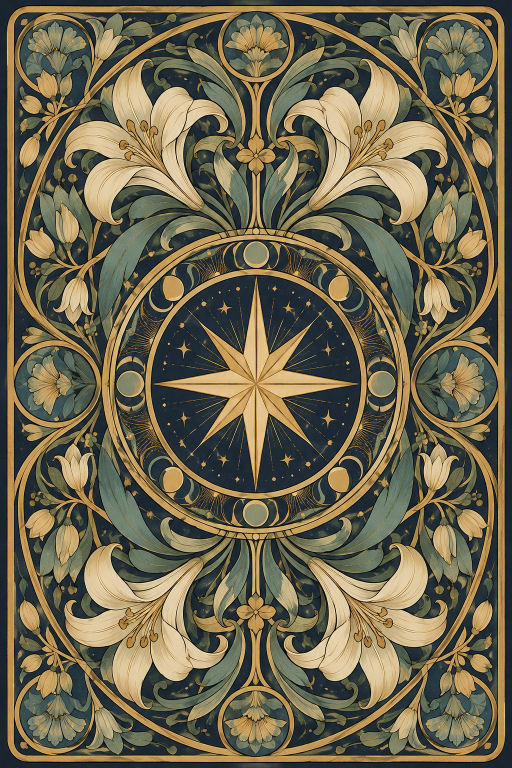
#> input picture tools/tarot-gen/refs/backimage.png, 1024 x 1536 px (shown at 1/2 size)
$ python -i composite.py   (imports and definitions only)
#> lines starting #> are read from the running program, lines starting #| are printed output that depends on the picture; after the words box and inside, x2 and y2 are one past the last pixel; in counts of white or black regions, pixels touching at a corner belong together
#> further down, picture is the input picture: PIL image 1024x1536 RGB; mean R, G, B 109.8, 102.3, 77.4
"""Composite selected tarot artwork into the common frame.

Usage examples:
  python composite.py                   # composite cards listed in selected.json
  python composite.py --contact-sheet   # also build out/contact_sheet.png from all raw variants
  python composite.py --contact-sheet --no-composite
  python composite.py --contact-sheet --final --suit minor --no-composite   # final sheets per suit
  python composite.py --assets-sheet --no-composite                           # symbol/background variants
"""

from __future__ import annotations

import argparse
import json
import re
import sys
from pathlib import Path

import cv2
import numpy as np
from PIL import Image, ImageDraw, ImageFilter, ImageFont

ROOT = Path(__file__).resolve().parent
CARDS_PATH = ROOT / "cards.json"
CARDS_MINOR_PATH = ROOT / "cards_minor.json"
FRAME_PATH = ROOT / "refs" / "frame.png"
SELECTED_PATH = ROOT / "selected.json"
RAW_DIR = ROOT / "out" / "raw"
ASSETS_DIR = ROOT / "assets"
COMPOSITE_DIR = ROOT / "out" / "composite"
CONTACT_SHEET_PATH = ROOT / "out" / "contact_sheet.png"
ASSETS_SHEET_PATH = ROOT / "out" / "contact_sheet_assets.png"

CENTER = (512, 768)
COLOR_THRESHOLD = 30
DILATE_PX = 3
MASK_BLUR_RADIUS = 1
# Expected window bbox (x0, y0, x1, y1) measured on frame.png.
EXPECTED_BBOX = (150, 247, 872, 1234)
BBOX_TOLERANCE = 15

RAW_NAME = re.compile(r"^(\d{2})_(.+)_([a-z])\.png$")
ASSET_NAME = re.compile(r"^((?:symbol|bg)_[a-z_]+?|rosette)_([a-z])\.png$")
SUITS = ("major", "wands", "cups", "swords", "pentacles")


def detect_window(frame: Image.Image) -> np.ndarray:
    """Return a uint8 mask (255 = window) of the arch window in the frame."""
    a = np.asarray(frame.convert("RGB")).astype(np.int32)
    cx, cy = CENTER
    dist = np.sqrt(((a - a[cy, cx]) ** 2).sum(axis=-1))
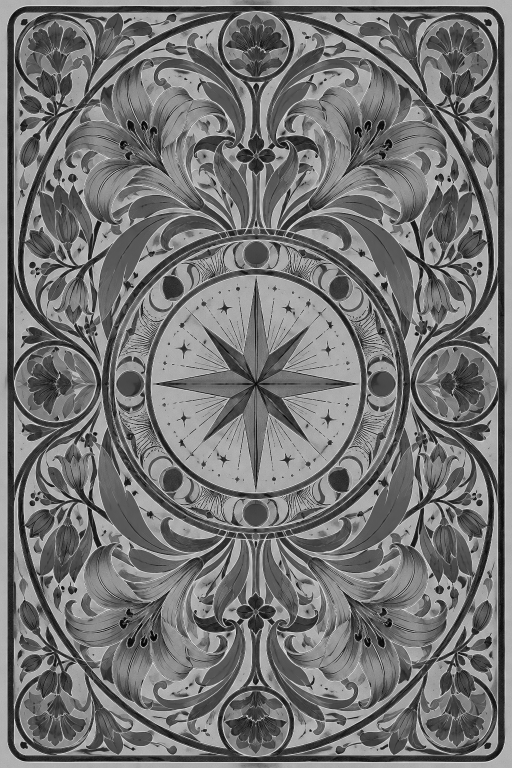
#> dist: shape (1536, 1024) float64 (shown at 1/2 size); min 0, max 239.3, mean 117.4
    similar = (dist <= COLOR_THRESHOLD).astype(np.uint8)
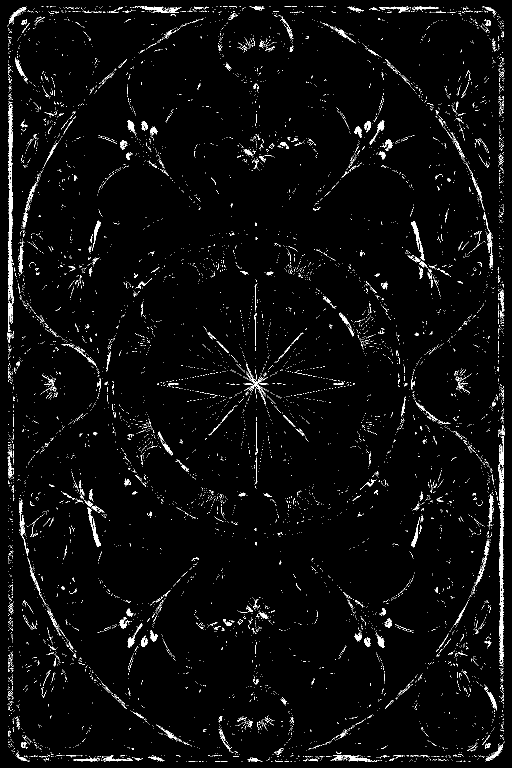
#> similar: shape (1536, 1024) (shown at 1/2 size); values 0 (black) and 1 (white), 3% white in thin lines or dots
    _, labels = cv2.connectedComponents(similar, connectivity=4)
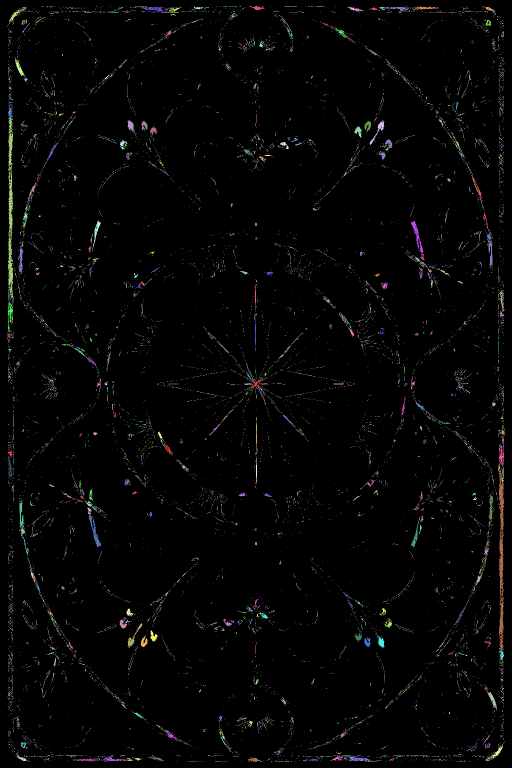
#> labels: shape (1536, 1024) int32 (shown at 1/2 size); 14256 distinct labels, from 0 to 14255; one colour per label, 0 black
    window = (labels == labels[cy, cx]).astype(np.uint8) * 255
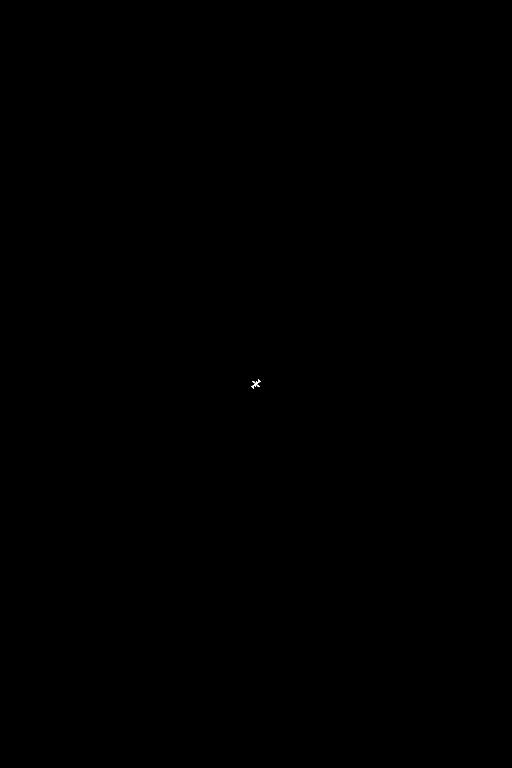
#> window: shape (1536, 1024) (shown at 1/2 size); 0.01% white in thin lines or dots, all inside (x1, y1, x2, y2) = (503, 759, 521, 777)

    # Fill holes: flood the background from a corner; anything unreached is inside.
    h, w = window.shape
#> h = 1536; w = 1024
    flood = window.copy()
    cv2.floodFill(flood, np.zeros((h + 2, w + 2), np.uint8), (0, 0), 255)
#> flood: shape (1536, 1024); 100% white; black in thin lines or dots, all inside (x1, y1, x2, y2) = (505, 762, 519, 774)
    window = window | cv2.bitwise_not(flood)

    k = 2 * DILATE_PX + 1
    return cv2.dilate(window, np.ones((k, k), np.uint8))
#> returned value: shape (1536, 1024); 0.03% white; 1 white region, box (x1, y1, x2, y2) and area: (500, 756, 524, 780) 458


def bbox_of(mask: np.ndarray) -> tuple[int, int, int, int]:
    ys, xs = np.where(mask > 0)
    return int(xs.min()), int(ys.min()), int(xs.max()), int(ys.max())


# [245 lines left out: functions check_bbox, fit_art, composite, load_font, load_cards, card_label and 6 more, not called in this run]


# [2 lines not run here, left out]

>>> from PIL import Image
>>> picture = Image.open('refs/backimage.png')
>>> result = detect_window(picture)

$ run again, on tools/tarot-gen/assets/bg_cups_a.png
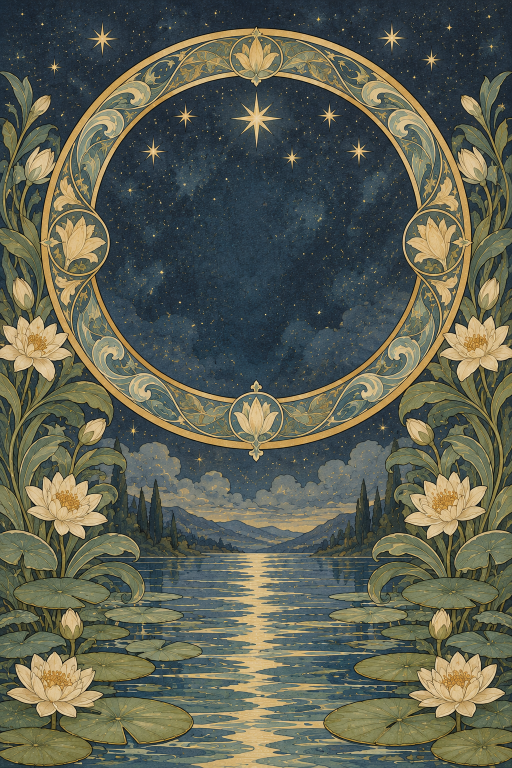
#> input picture tools/tarot-gen/assets/bg_cups_a.png, 1024 x 1536 px (shown at 1/2 size)
#> picture is the input picture: PIL image 1024x1536 RGB; mean R, G, B 93.9, 97.1, 82.2
#> in detect_window, `similar = (dist <= COLOR_THRESHOLD).astype(np.uint8)`:
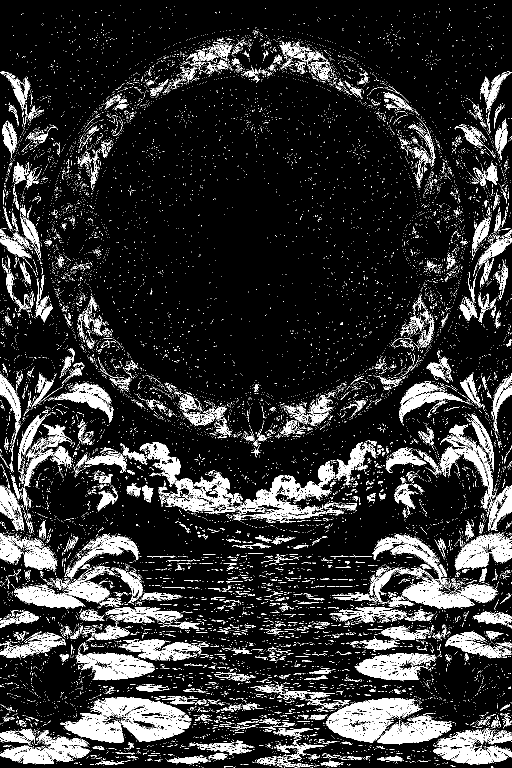
#> similar: shape (1536, 1024) (shown at 1/2 size); values 0 (black) and 1 (white), 14.7% white; 17834 white regions (17086 under 20 px), largest, box (x1, y1, x2, y2) and area: (181, 1395, 382, 1484) 7892, (651, 1397, 846, 1485) 7726, (472, 921, 670, 1041) 6500
#> in detect_window, `_, labels = cv2.connectedComponents(similar, connectivity=4)`:
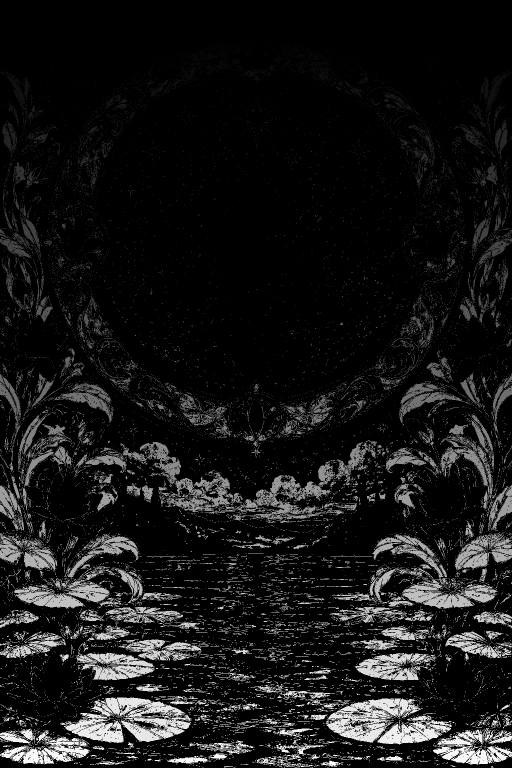
#> labels: shape (1536, 1024) int32 (shown at 1/2 size); min 0, max 28398, mean 2668.1; drawn with min black and max white
#> flood: shape (1536, 1024); 100% white; black in thin lines or dots, all inside (x1, y1, x2, y2) = (510, 771, 515, 780)

$ run again, on tools/tarot-gen/assets/bg_cups_b.png
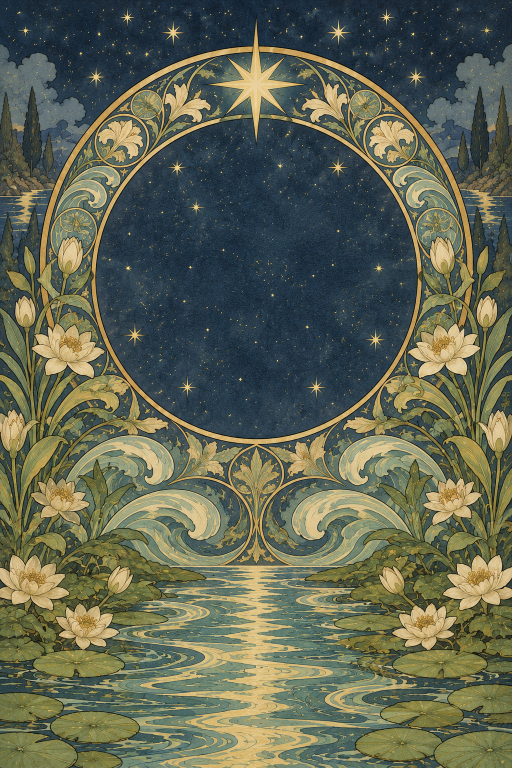
#> input picture tools/tarot-gen/assets/bg_cups_b.png, 1024 x 1536 px (shown at 1/2 size)
#> picture is the input picture: PIL image 1024x1536 RGB; mean R, G, B 96.8, 101.7, 82.3
#> in detect_window, `similar = (dist <= COLOR_THRESHOLD).astype(np.uint8)`:
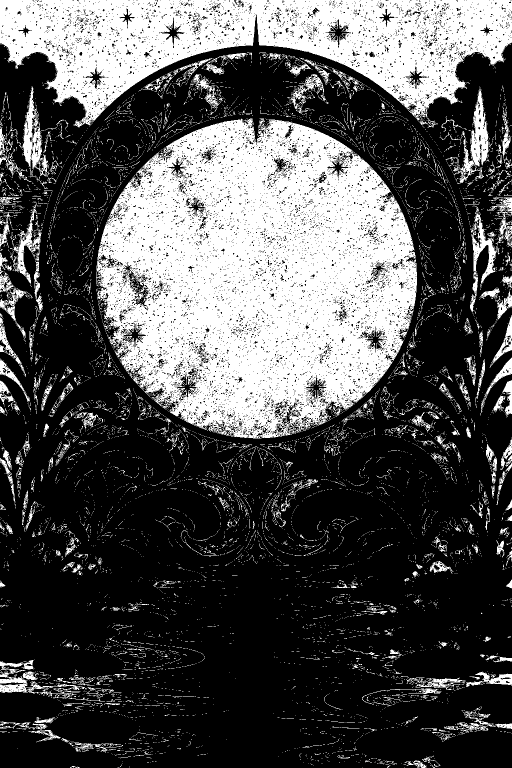
#> similar: shape (1536, 1024) (shown at 1/2 size); values 0 (black) and 1 (white), 32.3% white; 10127 white regions (9617 under 20 px), largest, box (x1, y1, x2, y2) and area: (192, 237, 834, 877) 283962, (0, 0, 1024, 256) 134589, (906, 178, 978, 368) 4138
#> labels: shape (1536, 1024) int32; 17732 distinct labels, from 0 to 17731
#> flood: shape (1536, 1024); 98% white; black in thin lines or dots, all inside (x1, y1, x2, y2) = (194, 238, 833, 876)
#> in detect_window, `return cv2.dilate(window, np.ones((k, k), np.uint8))`:
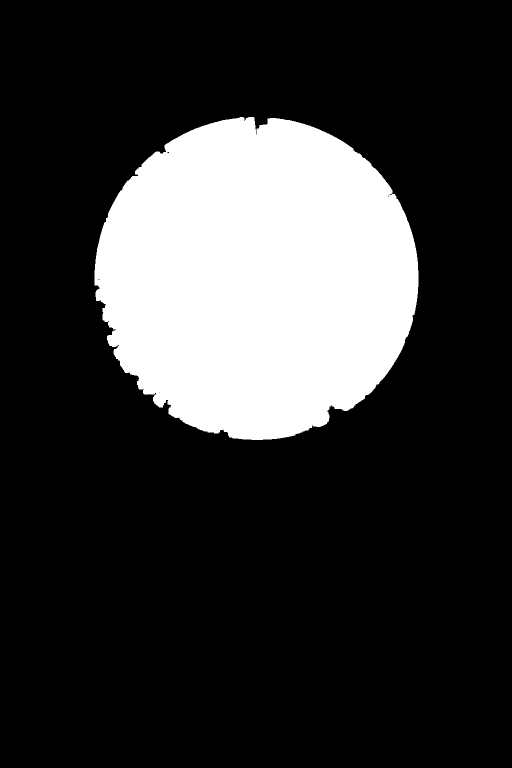
#> returned value: shape (1536, 1024) (shown at 1/2 size); 20.6% white; 1 white region, box (x1, y1, x2, y2) and area: (189, 234, 837, 880) 324731
